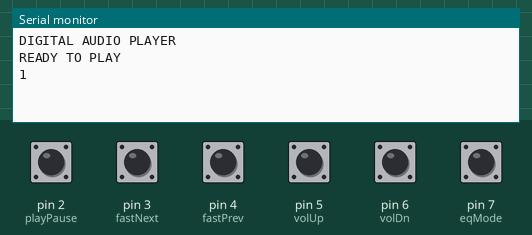
Bench run of a sketch on a simulated Arduino Uno, built with avr-gcc and run on an emulated ATmega328P. Parts: the last lines printed to the serial monitor. Inputs (shaded band) come from the test bench; at power-on: pin 2 (playPause), pin 3 (fastNext), pin 4 (fastPrev), pin 5 (volUp), pin 6 (volDn), pin 7 (eqMode) HIGH. The audio player accepts every command and is not drawn.

Above: at 1.9 s.
2.0 s: pin 2 (playPause) pulled LOW for 0.15 s
At 3.1 s:
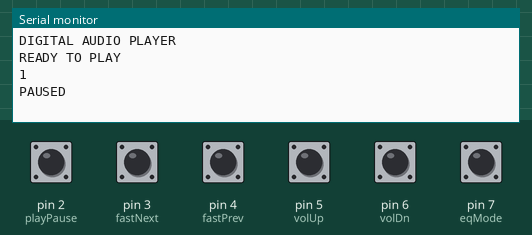
3.8 s: pin 7 (eqMode) pulled LOW for 0.15 s
At 5.3 s:
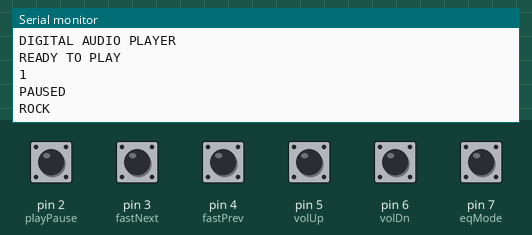
5.6 s: pin 2 (playPause) pulled LOW for 1 s
At 6.11 s:
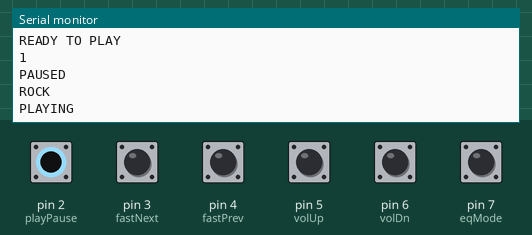
8.1 s: pin 7 (eqMode) pulled LOW for 1 s
At 9.7 s:
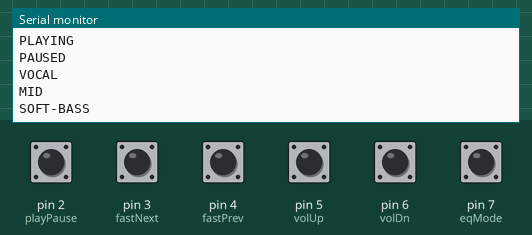
10.6 s: pin 7 (eqMode) pulled LOW for 0.15 s
At 12.1 s:
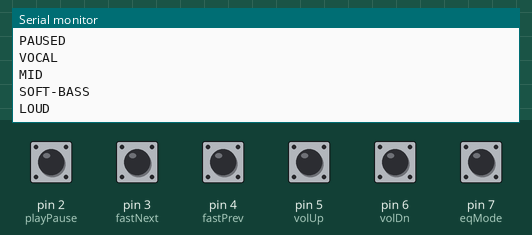
12.4 s: pin 7 (eqMode) pulled LOW for 1 s
At 14.2 s:
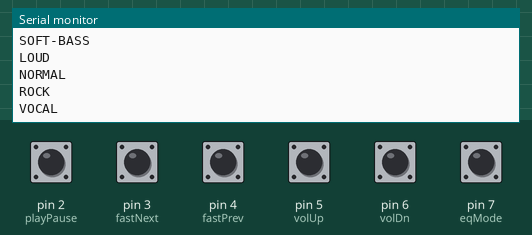

The sketch:

DF-PLAYER-01.ino
```cpp
//LAST UPPDATED BUG FREE
//WITHOUT BATTERY CODE
//WITHOUT ON/OFF CODE
//WITHOUT DISPLAY UNIT

#include "SoftwareSerial.h"
#include "DFRobotDFPlayerMini.h"
#include <EEPROM.h>

#define ACTIVATED LOW

SoftwareSerial mySoftwareSerial(10, 11); // RX, TX
DFRobotDFPlayerMini myDFPlayer;

//BUTTONS
const int playPause = 2;
const int fastNext = 3;
const int fastPrev = 4;
const int volUp = 5;
const int volDn = 6 ;
const int eqMode = 7;

//FLAGS
boolean playFlag = true;
boolean fastFlag = false;
int eqFlag = 0;

//DATA_HOLDERS
int fileCount;
int currFile = EEPROM.read(1);
int copyTrack;
int currTrack;
int volIndex = EEPROM.read(2);
int eqIndex = EEPROM.read(3);

//COUNTERS
int i; //Track counter

void setup(){
  mySoftwareSerial.begin(9600);
  Serial.begin(115200);

  Serial.println("DIGITAL AUDIO PLAYER");
  if (!myDFPlayer.begin(mySoftwareSerial)) {  //Use softwareSerial to communicate with mp3.
    Serial.println("ERROR!->REBOOT");
    while(true);
  }
  Serial.println(F("READY TO PLAY"));

  //DEFAULT SETUP
  myDFPlayer.outputDevice(DFPLAYER_DEVICE_SD);
  fileCount = myDFPlayer.readFileCounts();
  myDFPlayer.EQ(DFPLAYER_EQ_NORMAL);
  myDFPlayer.enableDAC();

  //PINMODE SETUP
  pinMode(playPause, INPUT_PULLUP);
  pinMode(fastNext, INPUT_PULLUP);
  pinMode(fastPrev, INPUT_PULLUP);
  pinMode(volUp, INPUT_PULLUP);
  pinMode(volDn, INPUT_PULLUP);
  pinMode(eqMode, INPUT_PULLUP);


  //DEFAULT FILE ADJUSTMENT
  if(currFile > fileCount){
    currFile = 1;
  }
  if(currFile < 1){
    currFile = fileCount;
  }
  currTrack = currFile;

  //DEFAULT VOLUME ADJUSTMENT
  if(volIndex >= 30){
    volIndex = 15;
  }
  if(volIndex <= 15){
    volIndex == 15;
  }
  myDFPlayer.volume(volIndex);  //Set volume value (15)

   myDFPlayer.play(currFile);
   delay(200);
   Serial.println(currFile);
   playFlag = true;

}
void loop(){
  if((digitalRead(playPause) == ACTIVATED) && playFlag == false){
    delay(300);
    Serial.println("PLAYING");
    myDFPlayer.start();
    delay(10);
    playFlag = true;
  }

  if((digitalRead(playPause) == ACTIVATED) && playFlag == true){
    delay(300);
    Serial.println("PAUSED");
    myDFPlayer.pause();
    delay(10);
    playFlag = false;
  }

  if(digitalRead(fastNext) == ACTIVATED){
    delay(300);
    currTrack = currTrack + 1;
    for(i = currTrack; i < (currTrack+1); ++i){
      if(i > fileCount){
        currTrack = 1;
        copyTrack = 1;
      }else{
        copyTrack = i;
      }
      currFile = copyTrack;
      fastFlag = true;
      Serial.println(currFile);
      EEPROM.write(1, currFile);
    }
  }

  if(digitalRead(fastPrev) == ACTIVATED){
    delay(300);
    currTrack = currTrack - 1;
    for(i = currTrack; i > (currTrack-1); --i){
      if(i < 1){
        currTrack = fileCount;
        copyTrack = fileCount;
      }else{
        copyTrack = i;
      }
    }
    currFile = copyTrack;
    fastFlag = true;
    Serial.println(currFile);
    EEPROM.write(1, currFile);
  }

  if((digitalRead(fastNext)!= ACTIVATED) && (digitalRead(fastPrev)!= ACTIVATED) && fastFlag == true){
    delay(100);
    myDFPlayer.play(currFile);
    fastFlag = false;
  }


  if(digitalRead(volUp) == ACTIVATED){
    delay(300);
    if(volIndex <=30){
      volIndex = volIndex + 1;
      if(volIndex > 20){
        if(volIndex > 30){
          volIndex = 0;
        }
        Serial.println("HI-VOLUME");
      }
    }
    myDFPlayer.volume(volIndex);
    delay(10);
    Serial.println(volIndex);
    EEPROM.write(2,volIndex);
  }
  if(digitalRead(volDn) == ACTIVATED){
    delay(300);
    if((volIndex <= 30) && (volIndex > 0)){
      volIndex = volIndex - 1;
       myDFPlayer.volume(volIndex);
       delay(10);
       if(volIndex == 0){
          volIndex = 15;
          myDFPlayer.volume(volIndex);
       }
    }
    Serial.println(volIndex);
    EEPROM.write(2, volIndex);
  }

  if(digitalRead(eqMode) == ACTIVATED){
    delay(300);
    eqFlag = eqFlag + 1;
    switch(eqFlag){
      case 1:
         myDFPlayer.EQ(DFPLAYER_EQ_POP);
         Serial.println("ROCK");
         break;
      case 2:
         myDFPlayer.EQ(DFPLAYER_EQ_ROCK);
         Serial.println("VOCAL");
         break;
      case 3:
         myDFPlayer.EQ(DFPLAYER_EQ_JAZZ);
         Serial.println("MID");
         break;
      case 4:
         myDFPlayer.EQ(DFPLAYER_EQ_CLASSIC);
         Serial.println("SOFT-BASS");
         break;
      case 5:
         myDFPlayer.EQ(DFPLAYER_EQ_BASS);
         Serial.println("LOUD");
         break;
      case 6:
         myDFPlayer.EQ(DFPLAYER_EQ_NORMAL);
         Serial.println("NORMAL");
         eqFlag = 0;
         break;

      default:
          break;
    }
  }
  delay(50);
}
```

Measured:
- after the input at 2.0 s, the serial monitor: prints a new line after 0.34 s (image 1)
- after the input at 3.8 s, the serial monitor: prints a new line after 0.30 s (image 2)
- after the input at 5.6 s, the serial monitor: prints a new line after 0.30 s (image 3)
- after the input at 8.1 s, the serial monitor: prints a new line after 0.35 s (image 4)
- after the input at 10.6 s, the serial monitor: prints a new line after 0.35 s (image 5)
- after the input at 12.4 s, the serial monitor: prints a new line after 0.35 s (image 6)
